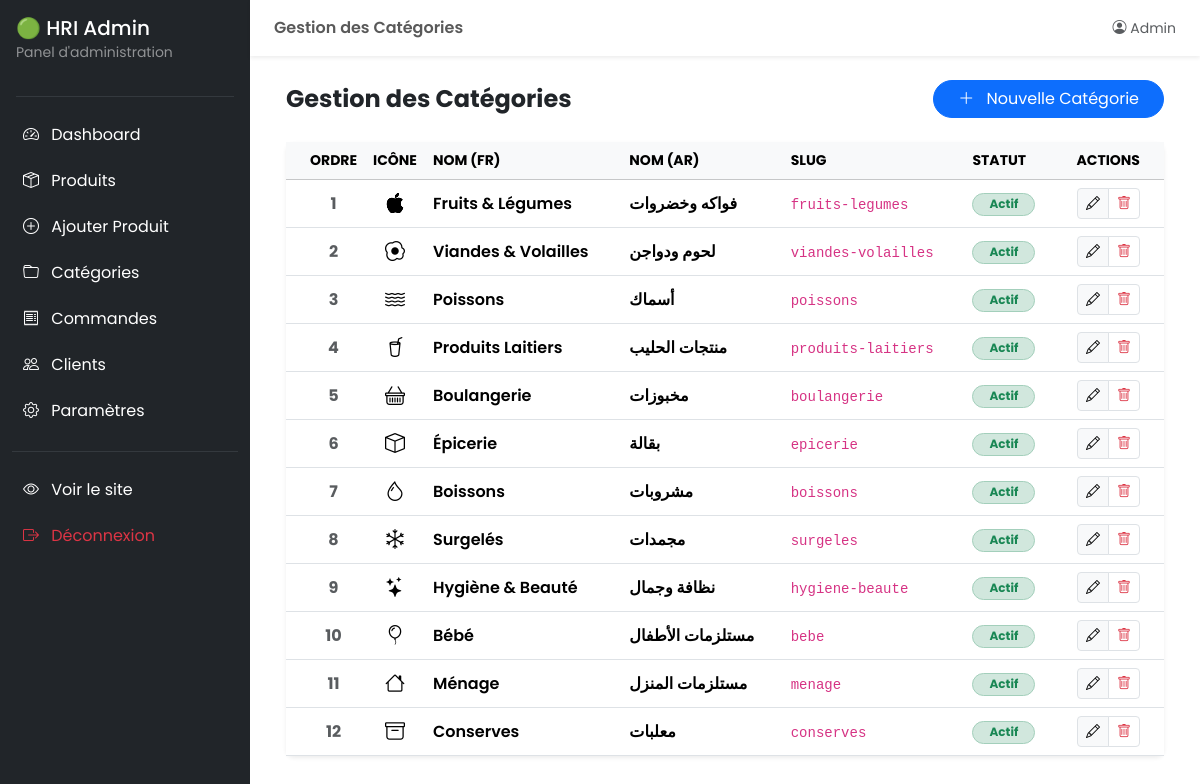
The page /admin/categories.php (signed in) on the database its author committed.
### tables this page shows
CREATE TABLE IF NOT EXISTS `hri_category` (
    `category_id`               INT UNSIGNED    NOT NULL AUTO_INCREMENT,
    `category_name_fr`          VARCHAR(100)    NOT NULL                 COMMENT 'Category name in French',
    `category_name_ar`          VARCHAR(100)    NOT NULL                 COMMENT 'Category name in Arabic',
    `category_slug`             VARCHAR(120)    NOT NULL                 COMMENT 'URL-safe slug (e.g. fruits-legumes)',
    `category_icon`             VARCHAR(100)             DEFAULT NULL    COMMENT 'Bootstrap Icon class or filename',
    `category_image`            VARCHAR(255)             DEFAULT NULL    COMMENT 'Category image filename (assets/images/categories/)',
    `category_description_fr`   TEXT                     DEFAULT NULL    COMMENT 'Optional description in French',
    `category_description_ar`   TEXT                     DEFAULT NULL    COMMENT 'Optional description in Arabic',
    `category_display_order`    INT             NOT NULL DEFAULT 0       COMMENT 'Sort order for nav/listing display',
    `category_is_active`        TINYINT(1)      NOT NULL DEFAULT 1       COMMENT '1=visible, 0=hidden',
    `category_created_at`       DATETIME        NOT NULL DEFAULT CURRENT_TIMESTAMP,
    `category_updated_at`       DATETIME        NOT NULL DEFAULT CURRENT_TIMESTAMP
                                                         ON UPDATE CURRENT_TIMESTAMP,

     
    PRIMARY KEY (`category_id`),
    UNIQUE KEY `uq_category_slug` (`category_slug`),

     
    INDEX `idx_category_slug`         (`category_slug`),
    INDEX `idx_category_active_order` (`category_is_active`, `category_display_order`)

);

### includes/functions.php (called while the page is built, shortened)
<?php
function execute_query(string $sql, array $params = []): PDOStatement
{
    global $db_connection;
    $stmt = $db_connection->prepare($sql);
    $stmt->execute($params);
    return $stmt;
}
function fetch_all(string $sql, array $params = []): array
{
    $stmt = execute_query($sql, $params);
    return $stmt->fetchAll();
}
function get_all_categories(): array
{
    $sql = "SELECT * FROM hri_category ORDER BY category_display_order ASC";
    return fetch_all($sql);
}

### admin/categories.php (the view, shortened to what this page needs)
<?php
$admin_page_title = 'Gestion des Catégories';
$categories = get_all_categories();
require_once __DIR__ . '/includes/admin_header.php';
?>
<div class="container-fluid">
    <div class="d-flex justify-content-between align-items-center mb-4">
        <h2 class="h4 fw-bold mb-0"><?= $admin_page_title ?></h2>
        <a href="<?= SITE_URL ?>/admin/category_add.php" class="btn btn-primary rounded-pill px-4">
            <i class="bi bi-plus-lg me-2"></i> Nouvelle Catégorie
        </a>
    </div>
    <div class="card border-0 shadow-sm rounded-3">
        <div class="card-body p-0">
            <div class="table-responsive">
                <table class="table table-hover align-middle mb-0">
                    <thead class="table-light">
                        <tr class="small text-uppercase">
                            <th class="ps-4" style="width: 60px;">Ordre</th>
                            <th style="width: 60px;">Icône</th>
                            <th>Nom (FR)</th>
                            <th>Nom (AR)</th>
                            <th>Slug</th>
                            <th>Statut</th>
                            <th class="text-end pe-4">Actions</th>
                        </tr>
                    </thead>
                    <tbody>
                        <?php foreach ($categories as $c): ?>
                            <tr>
                                <td class="ps-4 text-center fw-bold text-muted"><?= $c['category_display_order'] ?></td>
                                <td class="text-center">
                                    <i class="<?= $c['category_icon'] ?? 'bi-folder' ?> fs-5"></i>
                                </td>
                                <td><div class="fw-semibold"><?= htmlspecialchars($c['category_name_fr']) ?></div></td>
                                <td><div class="fw-semibold"><?= htmlspecialchars($c['category_name_ar']) ?></div></td>
                                <td><code><?= htmlspecialchars($c['category_slug']) ?></code></td>
                                <td>
                                    <?php if ($c['category_is_active']): ?>
                                        <span class="badge bg-success-subtle text-success border border-success-subtle rounded-pill px-3">Actif</span>
                                    <?php else: ?>
                                        <span class="badge bg-secondary-subtle text-secondary border border-secondary-subtle rounded-pill px-3">Inactif</span>
                                    <?php endif; ?>
                                </td>
                                <td class="text-end pe-4">
                                    <div class="btn-group">
                                        <a href="<?= SITE_URL ?>/admin/category_edit.php?id=<?= $c['category_id'] ?>" class="btn btn-sm btn-light border">
                                            <i class="bi bi-pencil"></i>
                                        </a>
                                        <button type="button" class="btn btn-sm btn-outline-danger border" onclick="if(confirm('Supprimer cette catégorie ? Les produits liés resteront mais n\'auront plus de catégorie.')) window.location.href='<?= SITE_URL ?>/admin/category_delete.php?id=<?= $c['category_id'] ?>'">
                                            <i class="bi bi-trash"></i>
                                        </button>
                                    </div>
                                </td>
                            </tr>
                        <?php endforeach; ?>
                    </tbody>
                </table>
            </div>
        </div>
    </div>
</div>
<?php
require_once __DIR__ . '/includes/admin_footer.php';
?>

### rows shown on the page
hri_category: category_display_order "1", category_name_fr "Fruits & Légumes", category_name_ar "فواكه وخضروات", category_slug "fruits-legumes", category_is_active "Actif"
hri_category: category_display_order "2", category_name_fr "Viandes & Volailles", category_name_ar "لحوم ودواجن", category_slug "viandes-volailles", category_is_active "Actif"
hri_category: category_display_order "3", category_name_fr "Poissons", category_name_ar "أسماك", category_slug "poissons", category_is_active "Actif"
hri_category: category_display_order "4", category_name_fr "Produits Laitiers", category_name_ar "منتجات الحليب", category_slug "produits-laitiers", category_is_active "Actif"
hri_category: category_display_order "5", category_name_fr "Boulangerie", category_name_ar "مخبوزات", category_slug "boulangerie", category_is_active "Actif"
hri_category: category_display_order "6", category_name_fr "Épicerie", category_name_ar "بقالة", category_slug "epicerie", category_is_active "Actif"
hri_category: category_display_order "7", category_name_fr "Boissons", category_name_ar "مشروبات", category_slug "boissons", category_is_active "Actif"
hri_category: category_display_order "8", category_name_fr "Surgelés", category_name_ar "مجمدات", category_slug "surgeles", category_is_active "Actif"
hri_category: category_display_order "9", category_name_fr "Hygiène & Beauté", category_name_ar "نظافة وجمال", category_slug "hygiene-beaute", category_is_active "Actif"
hri_category: category_display_order "10", category_name_fr "Bébé", category_name_ar "مستلزمات الأطفال", category_slug "bebe", category_is_active "Actif"
hri_category: category_display_order "11", category_name_fr "Ménage", category_name_ar "مستلزمات المنزل", category_slug "menage", category_is_active "Actif"
hri_category: category_display_order "12", category_name_fr "Conserves", category_name_ar "معلبات", category_slug "conserves", category_is_active "Actif"

### other values the page prints
$admin_page_title "Gestion des Catégories"
$_SESSION['hri_admin_name'] "Admin"
